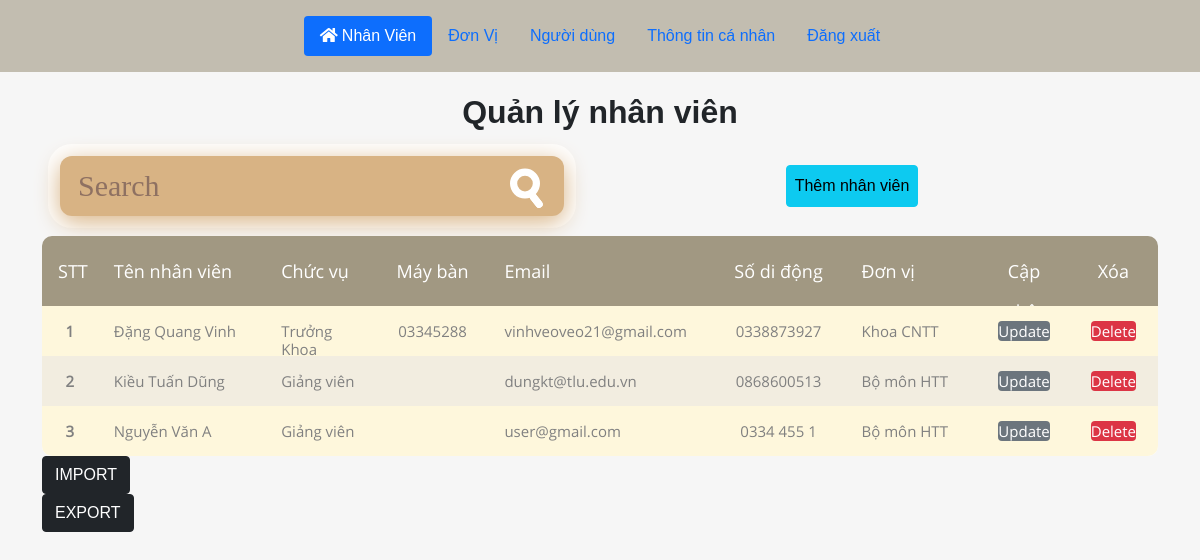
/admin/index.php, run on an earlier commit of the app's database.
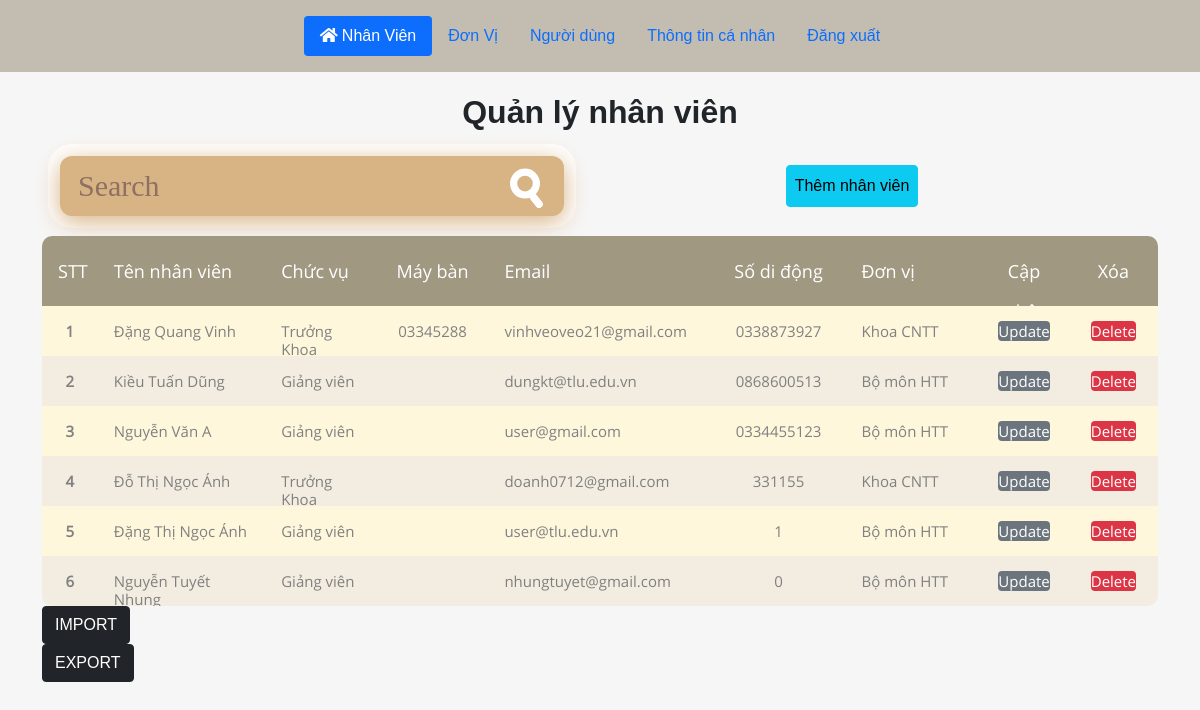
And on a later commit of the database.
### tables this page shows
CREATE TABLE `db_nhanvien` (
  `tennv` varchar(100) NOT NULL,
  `chucvu` varchar(50) DEFAULT NULL,
  `mayban` varchar(13) DEFAULT NULL,
  `email` varchar(100) NOT NULL,
  `sodidong` varchar(10) NOT NULL,
  `madv` int(10) UNSIGNED NOT NULL,
  `manv` int(10) UNSIGNED NOT NULL
);

CREATE TABLE `donvi` (
  `MaDV` int(10) UNSIGNED NOT NULL,
  `TenDV` varchar(25) NOT NULL,
  `DiaChi` varchar(100) NOT NULL,
  `Email` varchar(255) DEFAULT NULL,
  `Website` varchar(100) DEFAULT NULL,
  `DienThoai` varchar(13) NOT NULL,
  `MaDV_Cha` int(10) UNSIGNED DEFAULT 0
);

### admin/index.php (the view, shortened to what this page needs)
<?php include("particals/header.php") ?>
<div class="container">
    <div class="row">
        <span class="text-center fs-2 text fw-bold mt-3">Quản lý nhân viên</span>
        <div class="col-12 flex-row d-flex justify-content-between">
            <div style="position: relative;height: 100px;width: 504px;">
                <div id="cover">
                    <form method="get" action="">
                        <div class="tb">
                        <div class="td"><input type="text" placeholder="Search"></div>
                        <div class="td" id="s-cover">
                            <button type="submit">
                            <div id="s-circle"></div>
                            <span></span>
                            </button>
                        </div>
                        </div>
                    </form>
                </div>
            </div>
            <div class="m-auto">
                <a href="<?php echo SITEURL; ?>admin/add-nhanvien.php?" class="btn btn-primary btn-info p-2">Thêm nhân viên</a>
            </div>
        </div>
        <div class="col-12">
            <div class="table100">
                <table>
                    <thead>
                        <tr class="table100-head bg-4">
                            <th scope="col" class="text-center" style="min-width:5%;max-width:5%">STT</th>
                            <th scope="col" class="text-start" style="min-width:15%;max-width:15%">Tên nhân viên</th>
                            <th scope="col" style="min-width:10%;max-width:10%">Chức vụ</th>
                            <th scope="col" style="min-width:10%;max-width:10%;text-align: center;">Máy bàn</th>
                            <th scope="col" style="min-width:20%;max-width:20%">Email</th>
                            <th scope="col" style="min-width:12%;max-width:12%;text-align: center">Số di động</th>
                            <th scope="col" style="min-width:12%;max-width:12%">Đơn vị</th>
                            <th scope="col" class="text-center">Cập nhật</th>
                            <th scope="col" class="text-center">Xóa</th>
                        </tr>
                    </thead>
                    <tbody >
                    <?php
                        $sql = "select manv, tennv, chucvu, mayban, db_nhanvien.email, sodidong, TenDV from db_nhanvien, donvi where db_nhanvien.madv = donvi.MaDV";
                        $result = mysqli_query($conn,$sql);
                        $i = 0;
                        if (mysqli_num_rows($result) > 0)
                        {
                            while($row = mysqli_fetch_assoc($result)){
                                $i++;
                                $manv = $row['manv'];
                                $tennv = $row['tennv'];
                                $chucvu = $row['chucvu'];
                                $mayban = $row['mayban'];
                                $email = $row['email'];
                                $sodidong = $row['sodidong'];
                                $TenDV = $row['TenDV'];
                    ?>
                        <tr class="bg-1">
                            <th scope="row" class="text-center" style="max-width:5%"> <?php echo $i; ?> </th>
                            <td class="text-start" style="min-width:15%;max-width:15%"> <?php echo $tennv; ?> </td>
                            <td style="min-width:10%;max-width:10%"> <?php echo $chucvu; ?> </td>
                            <td style="min-width:10%;max-width:10%;text-align: center;"> <?php echo $mayban; ?> </td>
                            <td style="min-width:20%;max-width:20%"> <?php echo $email; ?> </td>
                            <td style="min-width:12%;max-width:12%;text-align: center"> <?php echo $sodidong; ?> </td>
                            <td style="min-width:12%;max-width:12%"> <?php echo $TenDV; ?> </td>
                            <td class="text-center">
                                <a href="<?php echo SITEURL; ?>admin/update-nhanvien.php?id=<?php echo $manv; ?>"
                                    class="btn-secondary rounded" style="text-decoration: none">Update</a>
                            </td>
                            <td class="text-center">
                                <a href="<?php echo SITEURL; ?>admin/delete-nhanvien.php?id=<?php echo $manv; ?>"
                                    class="btn-danger rounded" style="text-decoration: none">Delete</a>
                            </td>
                        </tr>
                    <?php
                            }
                        }
                    ?>
                    </tbody>
                </table>
            </div>
        </div>
        <div>
            <button class="btn btn-dark" type="button" name="import_modal" data-bs-toggle="modal" data-bs-target="#exampleModal">IMPORT</button>
            <form action="export_import.php" method="POST" enctype="multipart/form-data">
                <button class="btn btn-dark" type="submit" name="export">EXPORT</button>
            </form>
        </div>
    </div>
</div>
<?php include("particals/footer.php") ?>

What changed in the data, as far as the page shows it:
changed db_nhanvien "Nguyễn Văn A": sodidong "0334 455 1" → "0334455123"
added db_nhanvien: tennv "Đỗ Thị Ngọc Ánh", chucvu "Trưởng Khoa", email "doanh0712@gmail.com", sodidong "331155", donvi.TenDV "Khoa CNTT"
added db_nhanvien: tennv "Đặng Thị Ngọc Ánh", chucvu "Giảng viên", email "user@tlu.edu.vn", sodidong "1", donvi.TenDV "Bộ môn HTT"
added db_nhanvien: tennv "Nguyễn Tuyết Nhung", chucvu "Giảng viên", email "nhungtuyet@gmail.com", sodidong "0", donvi.TenDV "Bộ môn HTT"
